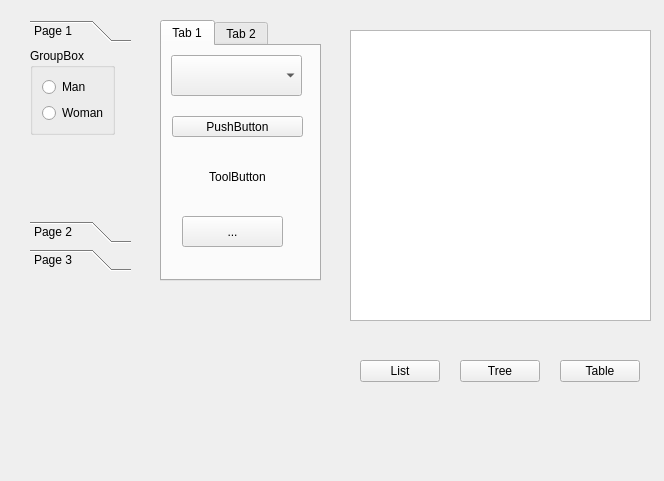
<?xml version="1.0" encoding="UTF-8"?>
<ui version="4.0">
 <class>Widget</class>
 <widget class="QWidget" name="Widget">
  <property name="geometry">
   <rect>
    <x>0</x>
    <y>0</y>
    <width>664</width>
    <height>481</height>
   </rect>
  </property>
  <property name="windowTitle">
   <string>Widget</string>
  </property>
  <widget class="QToolBox" name="toolBox">
   <property name="geometry">
    <rect>
     <x>30</x>
     <y>20</y>
     <width>101</width>
     <height>251</height>
    </rect>
   </property>
   <property name="currentIndex">
    <number>0</number>
   </property>
   <widget class="QWidget" name="page">
    <property name="geometry">
     <rect>
      <x>0</x>
      <y>0</y>
      <width>101</width>
      <height>167</height>
     </rect>
    </property>
    <attribute name="label">
     <string>Page 1</string>
    </attribute>
    <widget class="QGroupBox" name="groupBox">
     <property name="geometry">
      <rect>
       <x>0</x>
       <y>0</y>
       <width>85</width>
       <height>87</height>
      </rect>
     </property>
     <property name="title">
      <string>GroupBox</string>
     </property>
     <layout class="QVBoxLayout" name="verticalLayout">
      <item>
       <widget class="QRadioButton" name="rBtnMan">
        <property name="text">
         <string>Man</string>
        </property>
       </widget>
      </item>
      <item>
       <widget class="QRadioButton" name="rBtnWoman">
        <property name="text">
         <string>Woman</string>
        </property>
       </widget>
      </item>
     </layout>
    </widget>
   </widget>
   <widget class="QWidget" name="page_2">
    <property name="geometry">
     <rect>
      <x>0</x>
      <y>0</y>
      <width>101</width>
      <height>167</height>
     </rect>
    </property>
    <attribute name="label">
     <string>Page 2</string>
    </attribute>
    <widget class="QGroupBox" name="groupBox_2">
     <property name="geometry">
      <rect>
       <x>0</x>
       <y>0</y>
       <width>69</width>
       <height>87</height>
      </rect>
     </property>
     <property name="title">
      <string>GroupBox</string>
     </property>
     <layout class="QVBoxLayout" name="verticalLayout_2">
      <item>
       <widget class="QRadioButton" name="rBtnCat">
        <property name="text">
         <string>Cat</string>
        </property>
       </widget>
      </item>
      <item>
       <widget class="QRadioButton" name="rBtnDog">
        <property name="text">
         <string>Dog</string>
        </property>
       </widget>
      </item>
     </layout>
    </widget>
   </widget>
   <widget class="QWidget" name="page_3">
    <property name="geometry">
     <rect>
      <x>0</x>
      <y>0</y>
      <width>101</width>
      <height>167</height>
     </rect>
    </property>
    <attribute name="label">
     <string>Page 3</string>
    </attribute>
    <widget class="QGroupBox" name="groupBox_3">
     <property name="geometry">
      <rect>
       <x>0</x>
       <y>10</y>
       <width>96</width>
       <height>139</height>
      </rect>
     </property>
     <property name="title">
      <string>GroupBox</string>
     </property>
     <layout class="QVBoxLayout" name="verticalLayout_3">
      <item>
       <widget class="QCheckBox" name="checkBox1">
        <property name="text">
         <string>Tea</string>
        </property>
        <property name="tristate">
         <bool>true</bool>
        </property>
       </widget>
      </item>
      <item>
       <widget class="QCheckBox" name="checkBox2">
        <property name="text">
         <string>Cola</string>
        </property>
        <property name="tristate">
         <bool>true</bool>
        </property>
       </widget>
      </item>
      <item>
       <widget class="QCheckBox" name="checkBox3">
        <property name="text">
         <string>Coffe</string>
        </property>
       </widget>
      </item>
      <item>
       <widget class="QCheckBox" name="checkBox4">
        <property name="text">
         <string>Juice</string>
        </property>
       </widget>
      </item>
     </layout>
    </widget>
   </widget>
  </widget>
  <widget class="QTabWidget" name="tabWidget">
   <property name="geometry">
    <rect>
     <x>160</x>
     <y>20</y>
     <width>161</width>
     <height>261</height>
    </rect>
   </property>
   <property name="currentIndex">
    <number>0</number>
   </property>
   <widget class="QWidget" name="tab">
    <attribute name="title">
     <string>Tab 1</string>
    </attribute>
    <widget class="QPushButton" name="pushBtn">
     <property name="geometry">
      <rect>
       <x>10</x>
       <y>70</y>
       <width>131</width>
       <height>21</height>
      </rect>
     </property>
     <property name="text">
      <string>PushButton</string>
     </property>
    </widget>
    <widget class="QComboBox" name="comboBox">
     <property name="geometry">
      <rect>
       <x>9</x>
       <y>9</y>
       <width>131</width>
       <height>41</height>
      </rect>
     </property>
    </widget>
    <widget class="QToolButton" name="toolBtn">
     <property name="geometry">
      <rect>
       <x>10</x>
       <y>110</y>
       <width>131</width>
       <height>41</height>
      </rect>
     </property>
     <property name="text">
      <string>ToolButton</string>
     </property>
     <property name="icon">
      <iconset resource="res.qrc">
       <normaloff>:/img/pineapple.jpg</normaloff>:/img/pineapple.jpg</iconset>
     </property>
     <property name="iconSize">
      <size>
       <width>30</width>
       <height>30</height>
      </size>
     </property>
     <property name="toolButtonStyle">
      <enum>Qt::ToolButtonTextBesideIcon</enum>
     </property>
     <property name="autoRaise">
      <bool>true</bool>
     </property>
    </widget>
    <widget class="QToolButton" name="toolButton">
     <property name="geometry">
      <rect>
       <x>20</x>
       <y>170</y>
       <width>101</width>
       <height>31</height>
      </rect>
     </property>
     <property name="text">
      <string>...</string>
     </property>
     <property name="icon">
      <iconset resource="res.qrc">
       <normaloff>:/img/sun.gif</normaloff>:/img/sun.gif</iconset>
     </property>
    </widget>
   </widget>
   <widget class="QWidget" name="tab_2">
    <attribute name="title">
     <string>Tab 2</string>
    </attribute>
    <widget class="QDateEdit" name="dateEdit">
     <property name="geometry">
      <rect>
       <x>40</x>
       <y>140</y>
       <width>101</width>
       <height>22</height>
      </rect>
     </property>
    </widget>
    <widget class="QTimeEdit" name="timeEdit">
     <property name="geometry">
      <rect>
       <x>40</x>
       <y>100</y>
       <width>101</width>
       <height>22</height>
      </rect>
     </property>
    </widget>
    <widget class="QSpinBox" name="spinBox">
     <property name="geometry">
      <rect>
       <x>40</x>
       <y>60</y>
       <width>42</width>
       <height>22</height>
      </rect>
     </property>
    </widget>
   </widget>
  </widget>
  <widget class="QStackedWidget" name="stackedWidget">
   <property name="geometry">
    <rect>
     <x>340</x>
     <y>10</y>
     <width>311</width>
     <height>331</height>
    </rect>
   </property>
   <property name="currentIndex">
    <number>0</number>
   </property>
   <widget class="QWidget" name="page_4">
    <widget class="QListWidget" name="listWidget">
     <property name="geometry">
      <rect>
       <x>10</x>
       <y>20</y>
       <width>301</width>
       <height>291</height>
      </rect>
     </property>
    </widget>
   </widget>
   <widget class="QWidget" name="page_5">
    <property name="enabled">
     <bool>true</bool>
    </property>
    <widget class="QTreeWidget" name="treeWidget">
     <property name="geometry">
      <rect>
       <x>10</x>
       <y>20</y>
       <width>301</width>
       <height>311</height>
      </rect>
     </property>
     <column>
      <property name="text">
       <string notr="true">1</string>
      </property>
     </column>
    </widget>
   </widget>
   <widget class="QWidget" name="page_6">
    <widget class="QTableWidget" name="tableWidget">
     <property name="geometry">
      <rect>
       <x>10</x>
       <y>20</y>
       <width>301</width>
       <height>311</height>
      </rect>
     </property>
    </widget>
   </widget>
  </widget>
  <widget class="QPushButton" name="pushButton">
   <property name="geometry">
    <rect>
     <x>360</x>
     <y>360</y>
     <width>80</width>
     <height>22</height>
    </rect>
   </property>
   <property name="text">
    <string>List</string>
   </property>
  </widget>
  <widget class="QPushButton" name="pushButton_2">
   <property name="geometry">
    <rect>
     <x>460</x>
     <y>360</y>
     <width>80</width>
     <height>22</height>
    </rect>
   </property>
   <property name="text">
    <string>Tree</string>
   </property>
  </widget>
  <widget class="QPushButton" name="pushButton_3">
   <property name="geometry">
    <rect>
     <x>560</x>
     <y>360</y>
     <width>80</width>
     <height>22</height>
    </rect>
   </property>
   <property name="text">
    <string>Table</string>
   </property>
  </widget>
 </widget>
 <resources>
  <include location="res.qrc"/>
 </resources>
 <connections/>
</ui>
